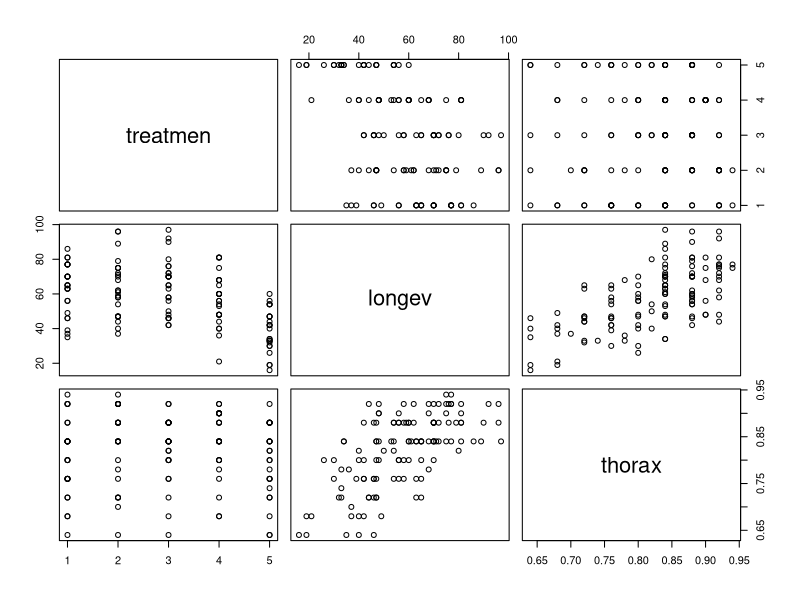
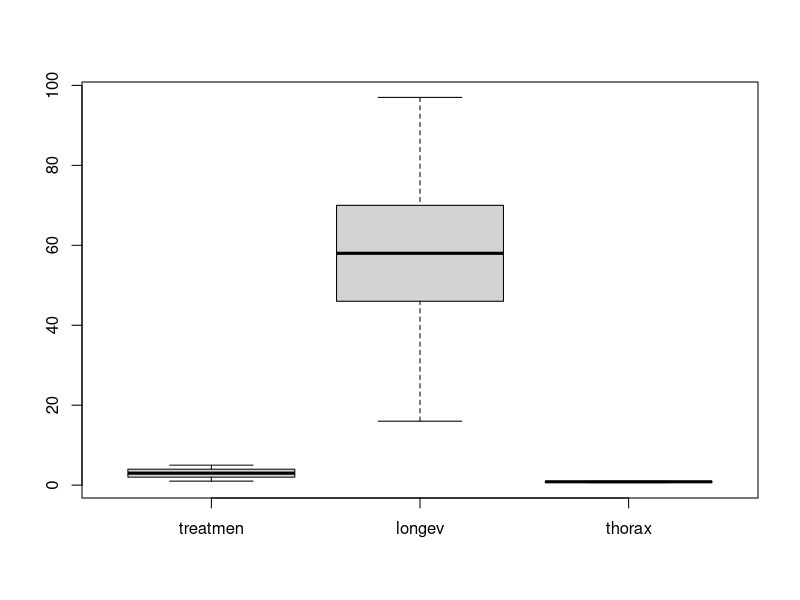
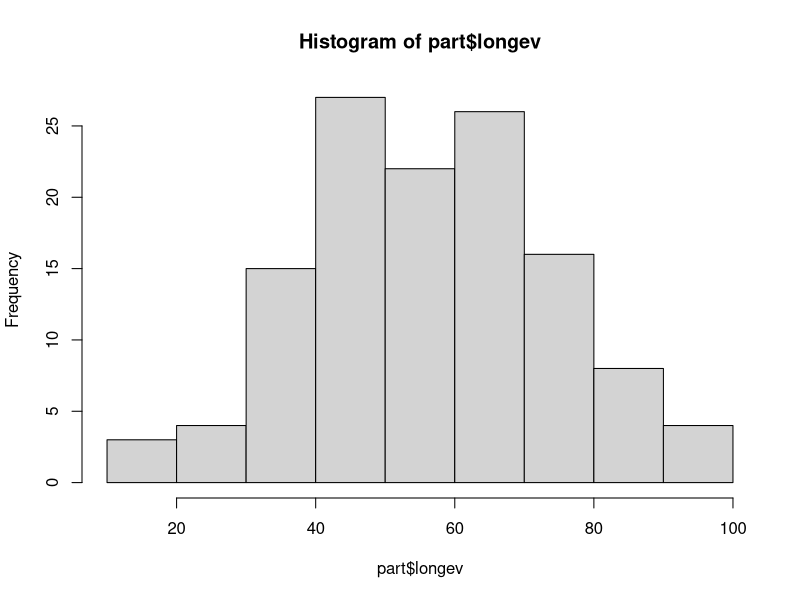
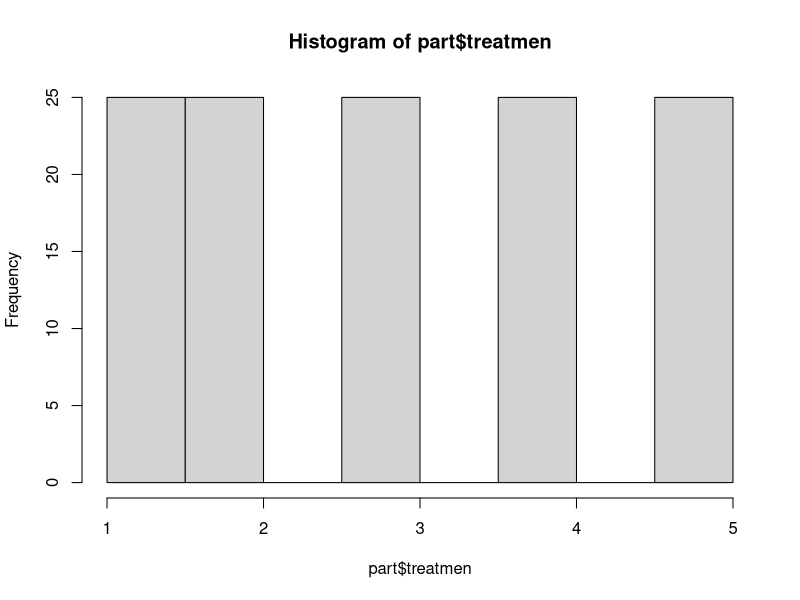
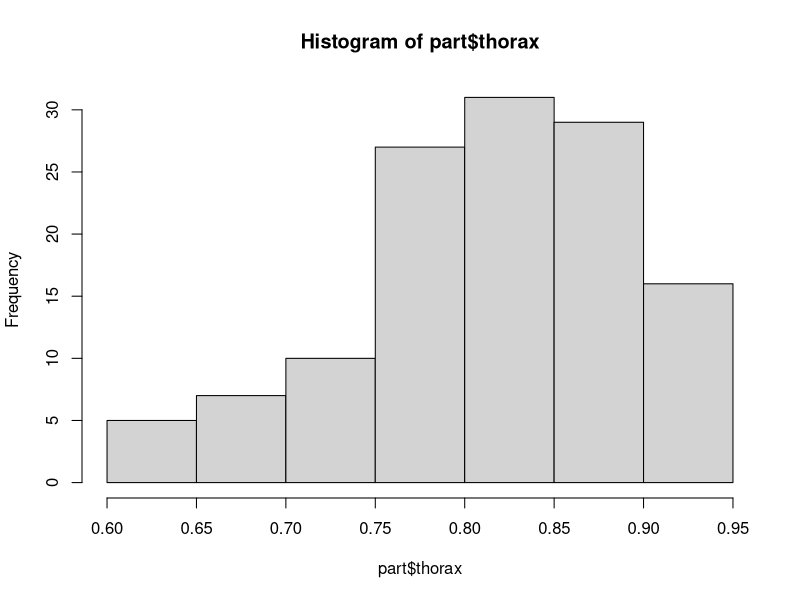
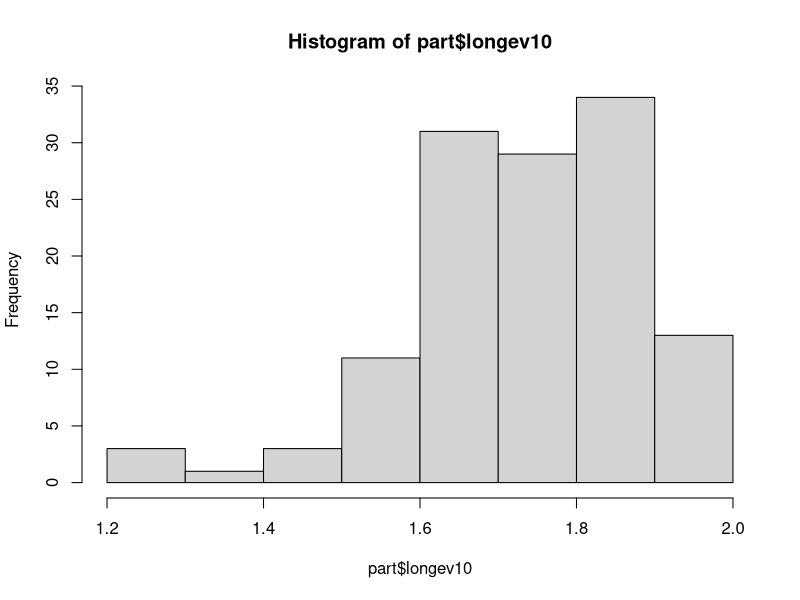
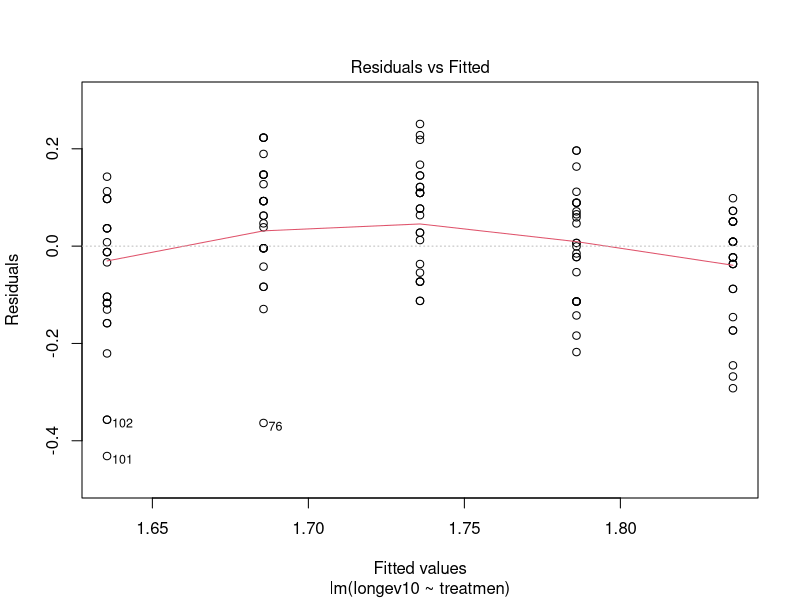
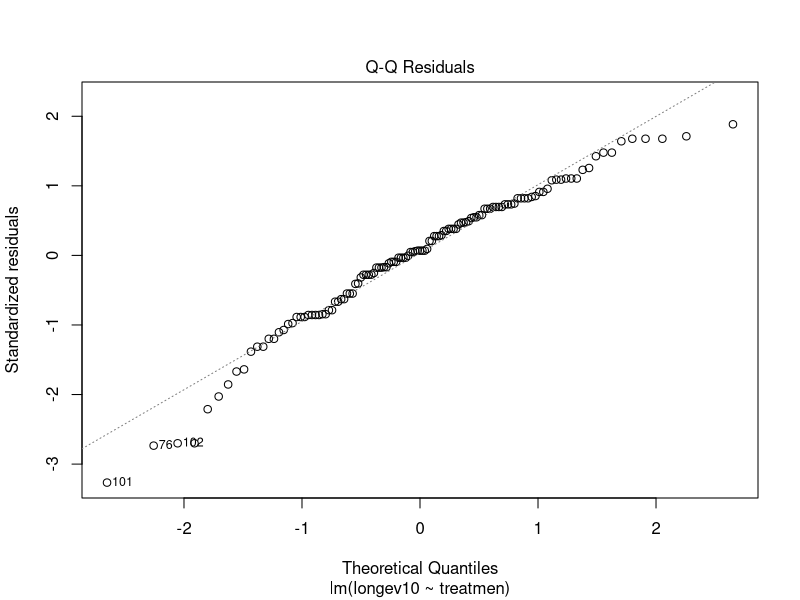

The R source for these figures, in order:
#Biometry Lab = Mancova
setwd("~/Downloads")
#graphing package 
library(ggplot2)
#read in the data
part = read.csv("partridge.csv", header=TRUE)
#subset what we are interested in
part = part[,c("treatmen", "longev", "thorax")]
#testing assumptions
plot(part)
boxplot(part)
hist(part$longev) #nicely normally distributed
hist(part$treatmen) #uniform distribution
hist(part$thorax) #slightly skewed to the right
part$longev10 = log10(part$longev)
hist(part$longev10)

#this is just a one way anova to look at the difference between longevity and mating partner treatment
lm1 = lm(data=part, longev10~treatmen)
summary(lm1) #so there is a significant difference between the different treatments (number of mating partners broken into categories)
#look at residuals
plot(lm1)
#homogeneity of variance assumption, looking for interaction

lm2 = lm(data=part, treatmen~thorax)
summary(lm2) # this is not significant, so throax does not explain treatmen, so we can continue

#linearity assumptions
ggplot()+
  geom_point(data=part, aes(x=longev, y=thorax, group=treatmen, colour=treatmen))

#ancova looking at the impact of mating partner treatment and thorax lenght on longetivy 
lm3 = lm(data=part, longev10 ~ treatmen+thorax)
summary(lm3)

#check for paralell slopes
lm4 = lm(data=part, longev10~ treatmen*thorax )
summary(lm4) #thorax is highly significant

#since there is an interaction, the F value increases, teh Rsquared value increases and the pvalue decreases in lm4
#compared to lm1, so it was beneficial to do, thsi is not always the case

